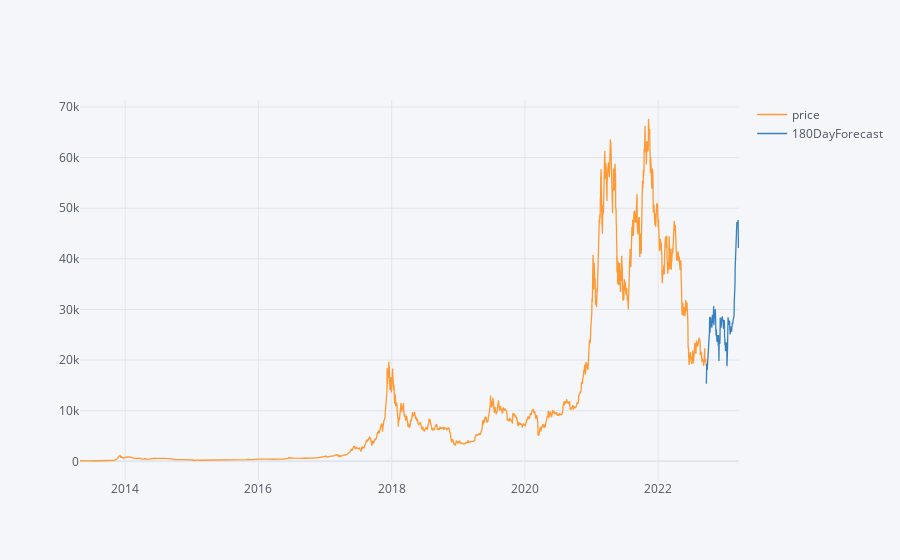

This figure's notebook cell:
### Code cell
result = df.join(forecast_predictions, how='outer')
result[['price','180DayForecast']].iplot()

### Figure 1 — Plotly figure (JSON) as saved in the notebook; plotly's stock layout.template omitted (floating-point values rounded to 4 significant figures; data arrays with more than 128 entries replaced by an {"elided": "..."} marker saying what was removed)
{"data": [{"line": {"color": "rgba(255, 153, 51, 1.0)", "dash": "solid", "shape": "linear", "width": 1.3}, "mode": "lines", "name": "price", "text": "", "type": "scatter", "x": {"elided": "3614 str values"}, "y": {"elided": "3614 mixed values"}}, {"line": {"color": "rgba(55, 128, 191, 1.0)", "dash": "solid", "shape": "linear", "width": 1.3}, "mode": "lines", "name": "180DayForecast", "text": "", "type": "scatter", "x": {"elided": "3614 str values"}, "y": {"elided": "3614 mixed values"}}], "layout": {"legend": {"bgcolor": "#F5F6F9", "font": {"color": "#4D5663"}}, "paper_bgcolor": "#F5F6F9", "plot_bgcolor": "#F5F6F9", "title": {"font": {"color": "#4D5663"}}, "xaxis": {"gridcolor": "#E1E5ED", "showgrid": true, "tickfont": {"color": "#4D5663"}, "title": {"font": {"color": "#4D5663"}, "text": ""}, "zerolinecolor": "#E1E5ED"}, "yaxis": {"gridcolor": "#E1E5ED", "showgrid": true, "tickfont": {"color": "#4D5663"}, "title": {"font": {"color": "#4D5663"}, "text": ""}, "zerolinecolor": "#E1E5ED"}}}
